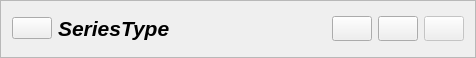
<?xml version="1.0" encoding="UTF-8"?>
<ui version="4.0">
 <class>Frame</class>
 <widget class="QFrame" name="Frame">
  <property name="geometry">
   <rect>
    <x>0</x>
    <y>0</y>
    <width>476</width>
    <height>58</height>
   </rect>
  </property>
  <property name="windowTitle">
   <string>Frame</string>
  </property>
  <property name="frameShape">
   <enum>QFrame::StyledPanel</enum>
  </property>
  <property name="frameShadow">
   <enum>QFrame::Raised</enum>
  </property>
  <layout class="QHBoxLayout" name="horizontalLayout">
   <item>
    <layout class="QGridLayout" name="gridLayout">
     <property name="sizeConstraint">
      <enum>QLayout::SetDefaultConstraint</enum>
     </property>
     <item row="0" column="5">
      <widget class="QPushButton" name="rulerButton">
       <property name="enabled">
        <bool>true</bool>
       </property>
       <property name="sizePolicy">
        <sizepolicy hsizetype="Minimum" vsizetype="Minimum">
         <horstretch>0</horstretch>
         <verstretch>0</verstretch>
        </sizepolicy>
       </property>
       <property name="toolTip">
        <string>Ruler</string>
       </property>
       <property name="text">
        <string/>
       </property>
       <property name="checkable">
        <bool>true</bool>
       </property>
       <property name="MRML_NODE_CLASS" stdset="0">
        <string>vtkMRMLAnnotationRulerNode</string>
       </property>
       <attribute name="buttonGroup">
        <string notr="true">annotationButtonGroup</string>
       </attribute>
      </widget>
     </item>
     <item row="0" column="2">
      <spacer name="horizontalSpacer_2">
       <property name="orientation">
        <enum>Qt::Horizontal</enum>
       </property>
       <property name="sizeHint" stdset="0">
        <size>
         <width>40</width>
         <height>20</height>
        </size>
       </property>
      </spacer>
     </item>
     <item row="0" column="1">
      <widget class="QLabel" name="seriesTypeLabel">
       <property name="font">
        <font>
         <pointsize>16</pointsize>
         <weight>75</weight>
         <italic>true</italic>
         <bold>true</bold>
        </font>
       </property>
       <property name="text">
        <string>SeriesType</string>
       </property>
      </widget>
     </item>
     <item row="0" column="4">
      <widget class="QPushButton" name="segmentationButton">
       <property name="sizePolicy">
        <sizepolicy hsizetype="Minimum" vsizetype="Minimum">
         <horstretch>0</horstretch>
         <verstretch>0</verstretch>
        </sizepolicy>
       </property>
       <property name="toolTip">
        <string>Segmentation</string>
       </property>
       <property name="text">
        <string/>
       </property>
       <property name="checkable">
        <bool>true</bool>
       </property>
       <property name="MRML_NODE_CLASS" stdset="0">
        <string>vtkMRMLSegmentationNode</string>
       </property>
       <attribute name="buttonGroup">
        <string notr="true">annotationButtonGroup</string>
       </attribute>
      </widget>
     </item>
     <item row="0" column="6">
      <widget class="QPushButton" name="fiducialButton">
       <property name="enabled">
        <bool>false</bool>
       </property>
       <property name="sizePolicy">
        <sizepolicy hsizetype="Minimum" vsizetype="Minimum">
         <horstretch>0</horstretch>
         <verstretch>0</verstretch>
        </sizepolicy>
       </property>
       <property name="toolTip">
        <string>Fiducial</string>
       </property>
       <property name="text">
        <string/>
       </property>
       <property name="checkable">
        <bool>true</bool>
       </property>
       <property name="MRML_NODE_CLASS" stdset="0">
        <string>vtkMRMLMarkupFiducialNode</string>
       </property>
       <attribute name="buttonGroup">
        <string notr="true">annotationButtonGroup</string>
       </attribute>
      </widget>
     </item>
     <item row="0" column="0">
      <widget class="QPushButton" name="visibilityButton">
       <property name="text">
        <string/>
       </property>
      </widget>
     </item>
    </layout>
   </item>
  </layout>
 </widget>
 <resources/>
 <connections/>
 <buttongroups>
  <buttongroup name="annotationButtonGroup">
   <property name="exclusive">
    <bool>false</bool>
   </property>
  </buttongroup>
 </buttongroups>
</ui>
